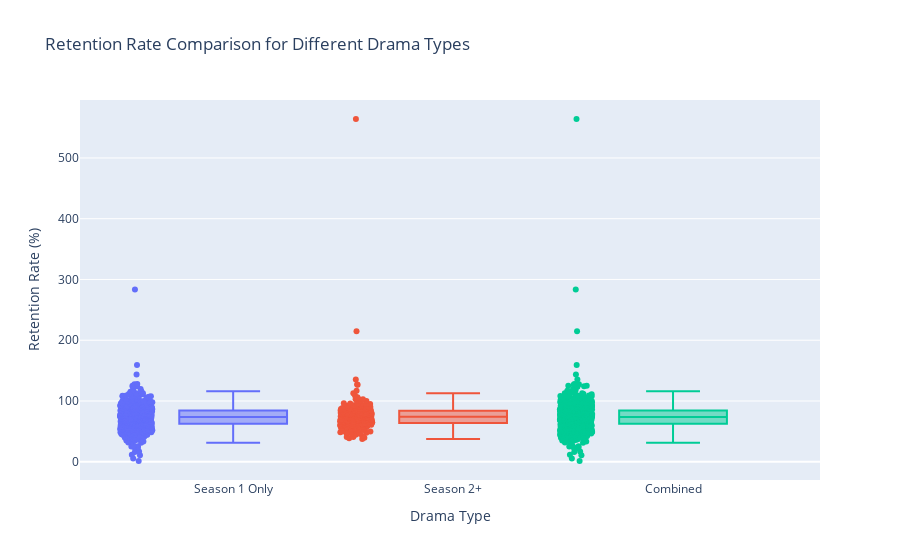

Here is the notebook cell this chart was saved with:
### Markdown cell above
# 시청 지속력

### Code cell
# Box Plot 시각화
fig = go.Figure()

# df_1 Box Plot
fig.add_trace(go.Box(
    y=df_1['s1_retention_rate'],
    name='Season 1 Only',
    boxpoints='all',  # 'outliers', 'suspectedoutliers', or False
    jitter=0.3,       # Spread the points horizontally
    pointpos=-1.8     # Offset points to the left of the box
))

# df_2 Box Plot
fig.add_trace(go.Box(
    y=df_2['s1_retention_rate'],
    name='Season 2+',
    boxpoints='all',
    jitter=0.3,
    pointpos=-1.8
))

# df Box Plot (Combined DataFrame)
fig.add_trace(go.Box(
    y=df['s1_retention_rate'],
    name='Combined',
    boxpoints='all',
    jitter=0.3,
    pointpos=-1.8
))

# 레이아웃 설정
fig.update_layout(
    title='Retention Rate Comparison for Different Drama Types',
    xaxis_title='Drama Type',
    yaxis_title='Retention Rate (%)',
    showlegend=False
)

# 그래프 보여주기
fig.show()

### Figure 1 — Plotly figure (JSON) as saved in the notebook; plotly's stock layout.template omitted (floating-point values rounded to 4 significant figures; data arrays with more than 128 entries replaced by an {"elided": "..."} marker saying what was removed)
{"data": [{"boxpoints": "all", "jitter": 0.3, "name": "Season 1 Only", "pointpos": -1.8, "type": "box", "y": {"elided": "631 float values"}}, {"boxpoints": "all", "jitter": 0.3, "name": "Season 2+", "pointpos": -1.8, "type": "box", "y": {"elided": "277 float values"}}, {"boxpoints": "all", "jitter": 0.3, "name": "Combined", "pointpos": -1.8, "type": "box", "y": {"elided": "908 float values"}}], "layout": {"showlegend": false, "title": {"text": "Retention Rate Comparison for Different Drama Types"}, "xaxis": {"title": {"text": "Drama Type"}}, "yaxis": {"title": {"text": "Retention Rate (%)"}}}}
